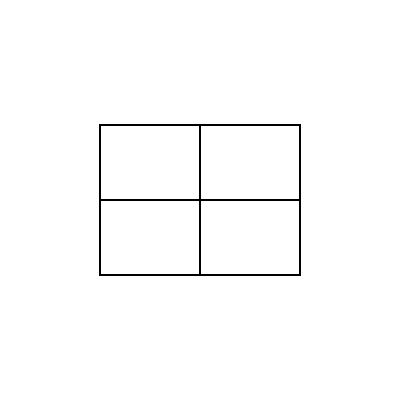
Frame 1 (no input)
Frame 60 (no input): identical to frame 1, image omitted
Frame 120 (the mouse pressed at the canvas centre since frame 60): identical to frame 1, image omitted

The p5.js sketch that drew this single still picture (run headless with seeded random() and noise() and a simulated clock; from frame 60 on, the mouse is pressed at the canvas centre):

// p5.js sketch
// ── sketch.js
let canvasSize = 400;

let canvas;

function setup() {
    canvas = createCanvas(canvasSize, canvasSize);
    canvas.position(screen.width/2 - canvasSize/2, 80);
}

function draw() {
    background(255);

    strokeWeight(2);

    rect(canvasSize/2 - 100, canvasSize/2 - 75, 100, 75);
    rect(canvasSize/2 - 100, canvasSize/2, 100, 75);
    rect(canvasSize/2, canvasSize/2 - 75, 100, 75);
    rect(canvasSize/2, canvasSize/2, 100, 75);
}

// ── style.css
.header {
    text-align: center;
    font-family: Arial, sans-serif;
  }
  
.standard {
    font-size: 80%;
    font-family: Arial, sans-serif;
  }
